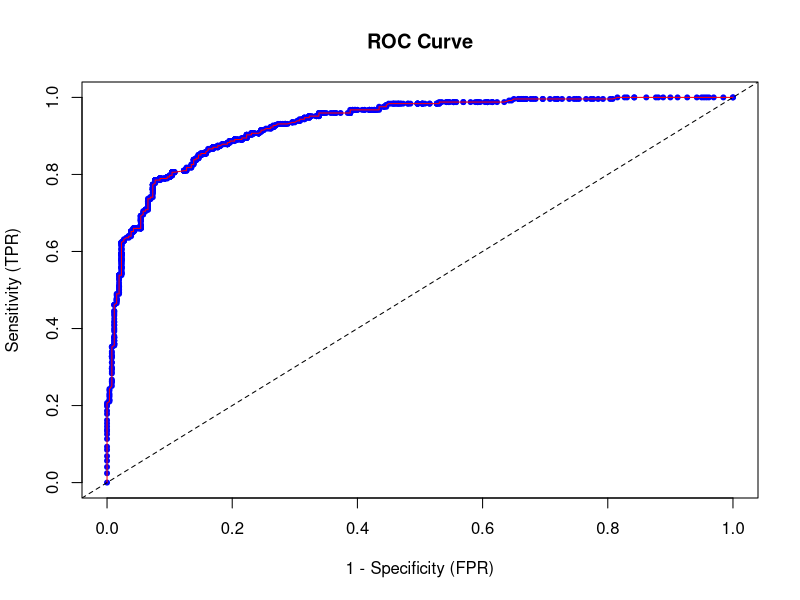

Write R code to recreate this figure.
## ---- chunk 1
knitr::opts_chunk$set(echo = TRUE)
# Load packages
library(gclus)
library(pROC)
## ---- chunk 2
# ----------------------------
# 1. Data preparation and GLM model
# ----------------------------
# Load the data 
data(body, package="gclus")
# names(body)
# str(body)
# head(body)

# Subset to only the three variables and convert Gender to a factor.
body <- within(body[, c("Weight", "Height",  "Gender")], {
  Gender <- as.factor(Gender)
  }) 

# Fit the GLM (logistic regression) using Height and Weight as predictors.
GLM_model <- glm(Gender ~ Weight +Height, family=binomial(logit), data=body)
summary(GLM_model)

# Extract fitted probabilities.
body<- within(body, {
  fitted.GLM_model <- fitted(GLM_model) 
})

# ----------------------------
# 2. Generate Predictions for a Sequence of Cutoffs
# ----------------------------
# Create a sequence of cutoff values.
thresholds <- seq(0, 1, 0.001)

# Using sapply to compute predictions for each threshold.
# Each column in pred_matrix corresponds to 1*(fitted.GLM_model > cutoff) for one cutoff.
pred_matrix <- sapply(thresholds, function(cutoff) 1 * (body$fitted.GLM_model > cutoff))

# ----------------------------
# 3. Compute Sensitivity and Specificity for each cutoff
# ----------------------------
# Convert actual Gender values to binary indicator.
# Assuming the second level of Gender is the "positive" class.
actual <- ifelse(body$Gender == levels(body$Gender)[2], 1, 0)

# Sensitivity (TP / (TP + FN)) and Specificity (TN / (TN + FP))
sensitivity <- sapply(1:ncol(pred_matrix), function(i) {
  preds <- pred_matrix[, i]
  TP <- sum(preds == 1 & actual == 1)
  FN <- sum(preds == 0 & actual == 1)
  if ((TP + FN) == 0) NA else TP / (TP + FN)
})

specificity <- sapply(1:ncol(pred_matrix), function(i) {
  preds <- pred_matrix[, i]
  TN <- sum(preds == 0 & actual == 0)
  FP <- sum(preds == 1 & actual == 0)
  if ((TN + FP) == 0) NA else TN / (TN + FP)
})

# Combine into a data frame.
roc_data <- data.frame(Threshold = thresholds, Specificity = specificity, Sensitivity = sensitivity)
## ---- chunk 3
# ----------------------------
# 4. Plot the ROC Curve (x: Specificity, y: Sensitivity)
# ----------------------------
plot(1 - roc_data$Specificity, roc_data$Sensitivity,
     xlab = "1 - Specificity (FPR)", 
     ylab = "Sensitivity (TPR)",
     main = "ROC Curve",
     pch = 20,          # Small filled circles
     col = "blue")      # Points in blue

# Connect the points with a line.
lines(1 - roc_data$Specificity, roc_data$Sensitivity, col = "red")

# Optionally, add a reference line (a random classifier would be near the diagonal of specificity vs. sensitivity)
abline(0, 1, lty = 2)
